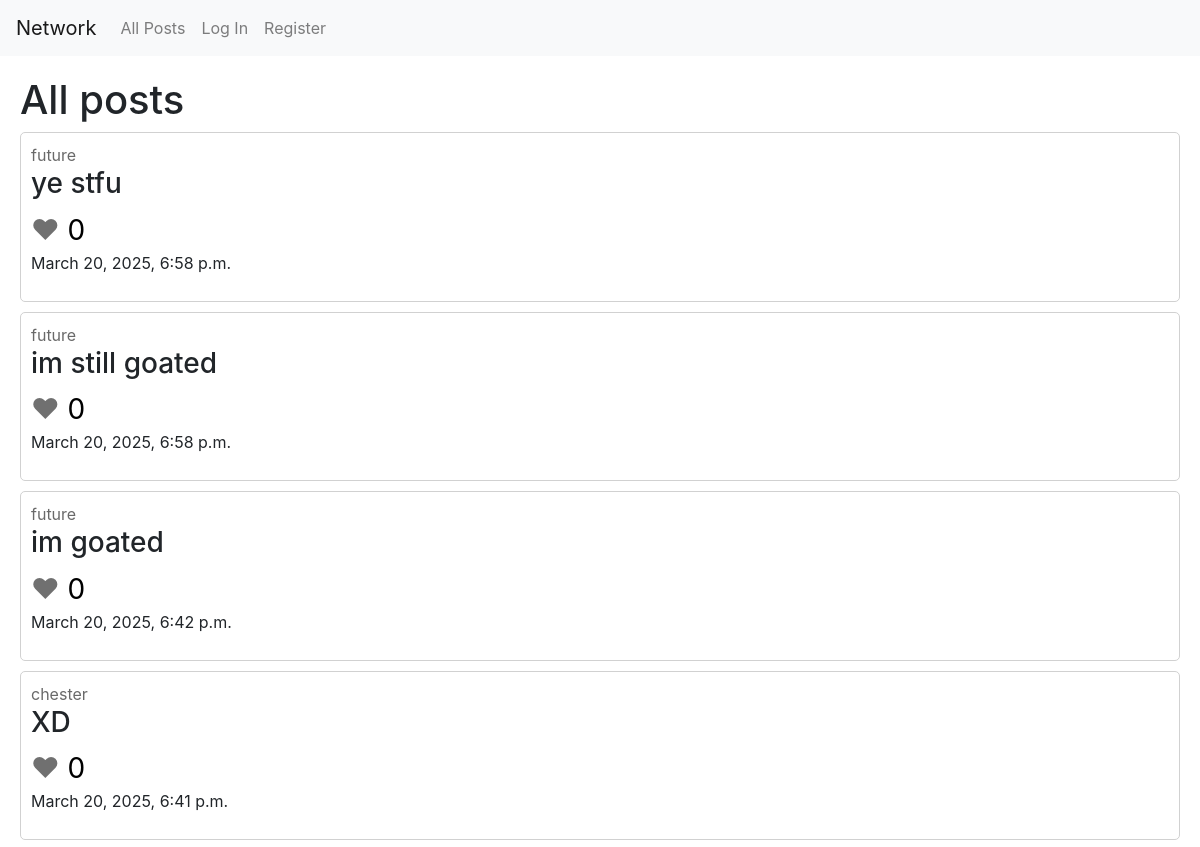
Before: / (upper part) with the older database file.
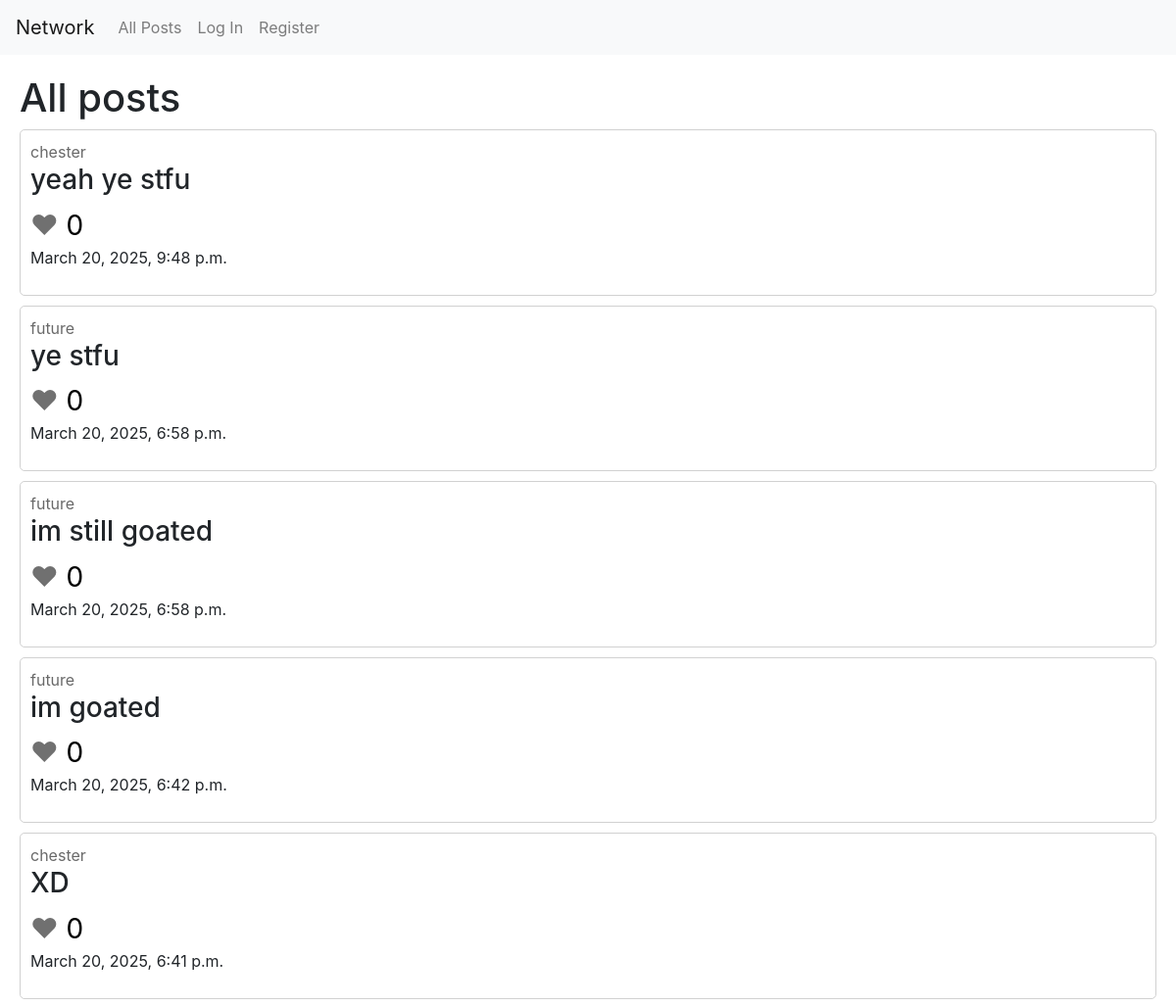
After: the same page with the newer database file.
### network/models.py (models this page shows)
class Post(models.Model):
    content = models.TextField(max_length=250)
    likes = models.IntegerField(default=0)
    creator = models.ForeignKey(User, on_delete=models.CASCADE)
    timestamp = models.DateTimeField(auto_now_add=True)

class User(AbstractUser):
    followers = models.ManyToManyField("self", blank=True)
    following = models.ManyToManyField("self", blank=True)

### network/views.py (the view)
# urls.py: path("", views.index, name="index"),
def index(request):
    all_posts = Post.objects.all().order_by("-timestamp")
    if request.method == "POST":
        content = request.POST["content"]
        new_post = Post(content=content, creator=request.user)
        new_post.save()
        return HttpResponseRedirect(reverse('index'))
    else:
        return render(request, "network/index.html", {
            "all_posts": all_posts
        })

### network/templates/network/index.html (shortened to what this page needs)
{% extends "network/layout.html" %}
{% block body %}
    <h1>All posts</h1>
    {% include 'network/posts.html' %}
{% endblock %}

### network/templates/network/posts.html
{% for post in all_posts %}
    <div class="post">
        <span><a href="{% url 'user_account' post.creator %}" class="user-link">{{ post.creator }}</a></span>
        <h3>{{ post.content }}</h3>
        <span class="heart">&hearts;</span><span class="likes"> {{ post.likes }}</span>
        <p><span>{{ post.timestamp }}</span></p>
    </div>
    {% empty %}
    <h3>No posts at the moment</h3>
{% endfor %}

Changed rows visible on the page:
added Post: creator "chester", content "yeah ye stfu", likes "0", timestamp "March 20, 2025, 9:48 p.m."
